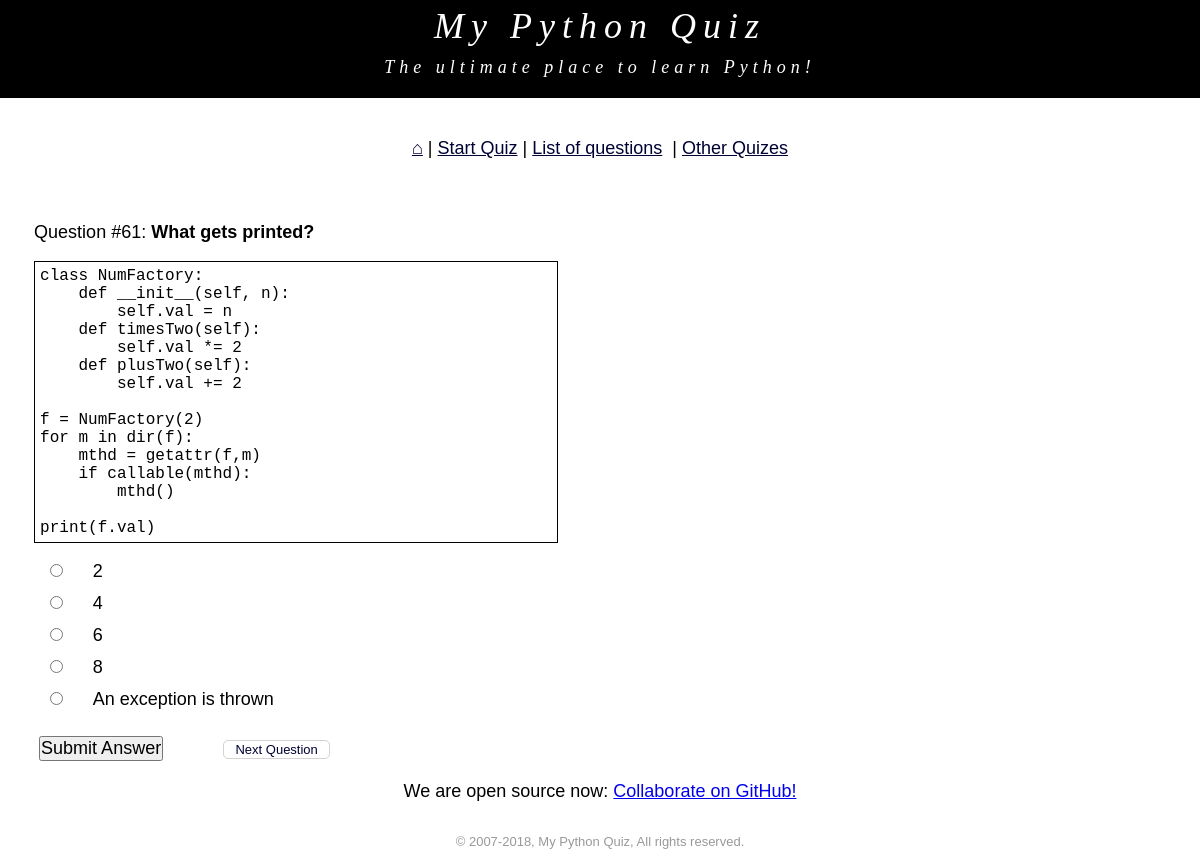
/question.php?qid=278, run on the app's committed database.
### tables this page shows
CREATE TABLE `question` (
  `id` bigint(20) unsigned NOT NULL AUTO_INCREMENT,
  `question` varchar(2048) NOT NULL,
  `correct` char(1) NOT NULL,
  `answera` varchar(256) DEFAULT NULL,
  `answerb` varchar(256) DEFAULT NULL,
  `answerc` varchar(256) DEFAULT NULL,
  `answerd` varchar(256) DEFAULT NULL,
  `answere` varchar(256) DEFAULT NULL,
  `description` varchar(2048) NOT NULL,
  `code` text,
  `keyword` varchar(64) DEFAULT NULL,
  `language` tinyint(3) unsigned NOT NULL,
  `order` bigint(20) unsigned DEFAULT NULL,
  `asked` bigint(20) unsigned DEFAULT '0',
  `answered` bigint(20) unsigned DEFAULT '0',
  `nextqid` int(11) NOT NULL,
  `author` varchar(255) DEFAULT NULL,
  `userid` int(11) NOT NULL DEFAULT '3',
  PRIMARY KEY (`id`),
  KEY `order` (`order`)
);

### html/question.php (the view, shortened to what this page needs)
<?php
    include_once('components/header.php');
?>
        <div class='qmain'>
	    <div class='content'>
                <?php
                    $form = "<div>\n";
                    $form .= "<p class='myspan'>Question #$current_order: <b>$question</b><br />\n";
            if ($sample_code) $form .= "<p><pre class='codesample'><code>$sample_code</code></pre></p>\n";
            $form .= "</div>\n";
            $form .= "<form id='qform' class='form-question'  name='qform' method='post' action='question.php'>\n";
            foreach ($answers as $key => $value) {
                if ($value != '') {
                    $color = '';
                    $extra = '';
                    $form .= "<div class='form-answer'><input type='radio' name='answer' id='$key' value='$key'/>";
                    $form .= "<span class='myspan' style='$color'><label for='$key'>$value</label> <span id=extra>$extra</span></span></div>\n";
                }
            }
            $form .= "<div><div style='display:inline-block'><input class='submit' type='submit' value='Submit Answer' /></div>";
            $form .= "<input type='hidden' name='qid' value='$qid'/>";
            $form .= "</form>";
                    echo $form;
            if ($next_qid){
                echo "<div class='next-question'><a class='next-question-text' style='$newColor' href='question.php?qid=$next_qid'>Next Question</a></div>";
            }
           ?>
            </div>
        </div>
            <div id='gqad'>
            </div>
    </main>
    <?php include('components/footer.php') ?>
</body>
</html>

### html/style/global.css (style rules this page uses)
html { box-sizing: border-box; }
*, *:before, *:after { box-sizing: inherit; }
body { background-color: #FFFFFF; font: normal large Arial, Verdana, Helvetica; margin: 0 auto; padding: 0; text-align: center; }
.codesample { border: 1px solid black; width: 90%; padding: 5px; margin-left: 5%; white-space: pre-wrap; word-wrap: break-word; }
.content, .qcontent { margin: 5px; padding: 0; text-align: left; float: left; width: 49%; }
#gqad { float: right; padding: 5px; width: 47%; }
.form-answer { margin: 2%; }
.myspan, .form-question { margin-left: 5% }
.qmain { float: left; width: 99%; }
.submit { font: inherit; margin: 15px 5px; padding: 0; clear: both; }
.next-question { display: inline-block; margin-left: 10%; border: 1px solid #d2d2d2; font-size: small; padding: 1px 11px; border-radius: 5px; }
a.next-question-text { text-decoration: none; color: #000033; cursor: default; }

### data on the page
question: order "61", question "What gets printed?", code "class NumFactory: def __init__(self, n): self.val = n def timesTwo(self): self.val *= 2 def plusTwo(self): self.val += 2 f = NumFactory(2) for m in dir(f): mthd = getattr(f,m) if callable(mthd): mthd() print(f.val)", answera "2", answerb "4", answerd "8", answere "An exception is thrown"

### other printed values
$language->get_normalized_name() "Python"
$value "6"
